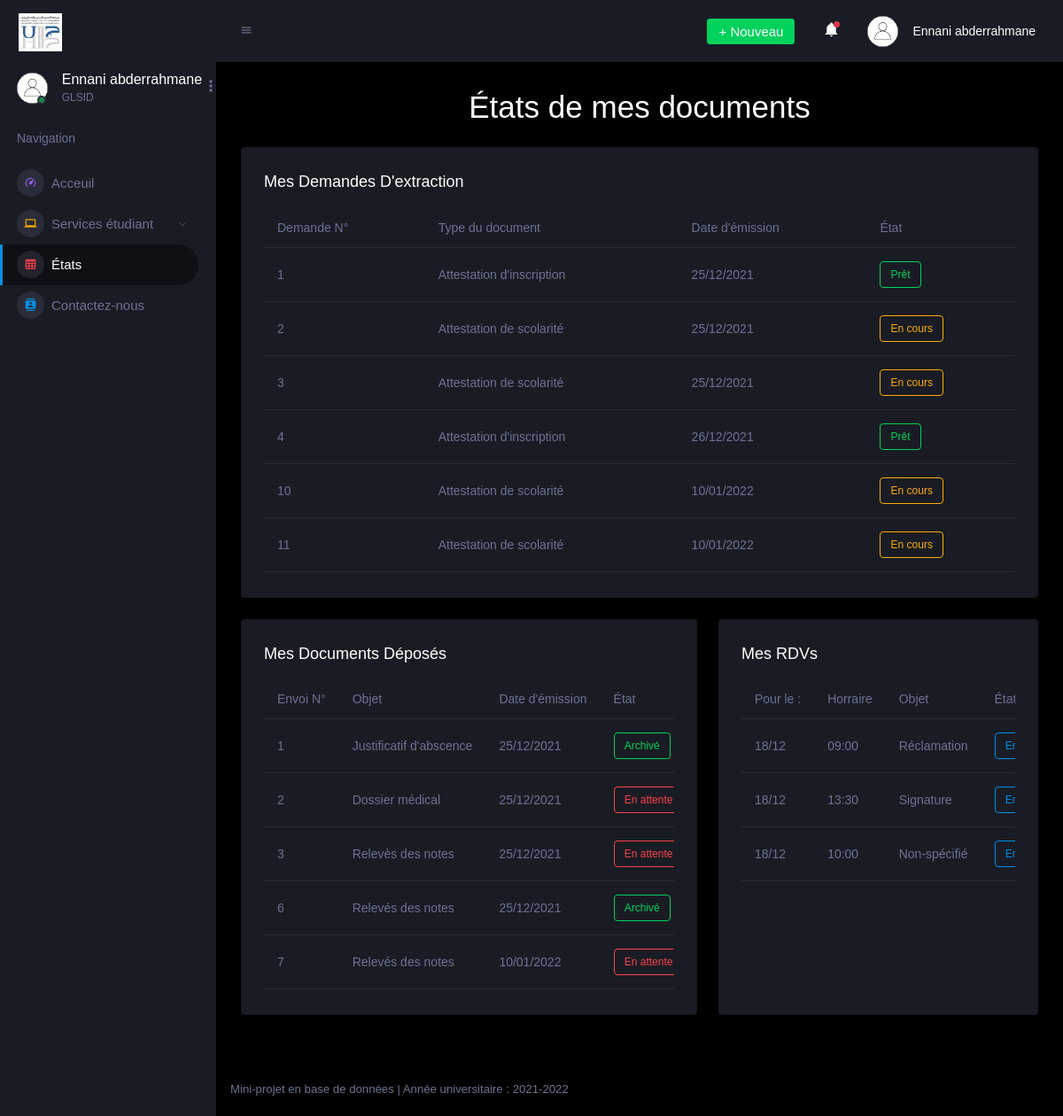
Screenshot of /Dashboard/student/pages/status.php (signed in) with the database file from the repository.
### tables this page shows
CREATE TABLE `etudiant` (
  `IDETUD` varchar(50) NOT NULL,
  `CINE` varchar(50) NOT NULL,
  `NOMETU` varchar(80) DEFAULT NULL,
  `PRENOMETUD` varchar(80) DEFAULT NULL,
  `idFiliere` int(11) DEFAULT NULL,
  `EmailEtud` varchar(100) NOT NULL,
  `PassEtud` varchar(100) NOT NULL,
  `statutCmp` tinyint(1) NOT NULL,
  `PAYS` varchar(100) DEFAULT NULL,
  `VILLE` varchar(100) DEFAULT NULL,
  `ADRESSE` varchar(100) DEFAULT NULL,
  `DATENAISSANCE` date DEFAULT NULL,
  `SEXE` char(1) NOT NULL
);

CREATE TABLE `filiere` (
  `idFiliere` int(11) NOT NULL,
  `filiere` varchar(50) NOT NULL,
  `idDepartement` varchar(5) NOT NULL
);

CREATE TABLE `documentextrait` (
  `IDDOC` int(11) NOT NULL,
  `IDETUD` varchar(50) NOT NULL,
  `IDTYPEDOC` int(11) NOT NULL,
  `DATEREDACTION` date DEFAULT NULL,
  `STATUS` varchar(50) DEFAULT NULL
);

CREATE TABLE `typedocument` (
  `IDTYPEDOC` int(11) NOT NULL,
  `INTITULETYPE` varchar(100) DEFAULT NULL
);

CREATE TABLE `documentdepose` (
  `IDDOCDEPO` int(11) NOT NULL,
  `IDETUD` varchar(50) DEFAULT NULL,
  `DATEDEPO` date DEFAULT NULL,
  `LIBELLE` varchar(100) DEFAULT NULL,
  `STATUS` int(11) DEFAULT NULL,
  `TAILLE` int(11) DEFAULT NULL,
  `LINK` varchar(255) NOT NULL
);

CREATE TABLE `rdv` (
  `IDRDV` int(11) NOT NULL,
  `IDETUD` varchar(50) NOT NULL,
  `IDTYPERDV` int(11) NOT NULL,
  `DATERDV` date DEFAULT NULL,
  `STATUS` tinyint(1) DEFAULT NULL,
  `HEURERDV` varchar(15) DEFAULT NULL
);

CREATE TABLE `typerdv` (
  `IDTYPERDV` int(11) NOT NULL,
  `INTITULETYPERDV` varchar(100) DEFAULT NULL
);

### Dashboard/student/data/function.php (called while the page is built, shortened)
<?php
function functions($type,$id){
    $sql["user"]="select NOMETU, PRENOMETUD, filiere from etudiant LEFT JOIN filiere ON etudiant.idFiliere=filiere.idFiliere where IDETUD=\"$id\"";
    $sql["userData"]="SELECT NOMETU,PRENOMETUD,SEXE,DATENAISSANCE,CINE, IDETUD, filiere, idDepartement, ADRESSE, VILLE, PAYS FROM etudiant LEFT JOIN filiere ON etudiant.idFiliere=filiere.idFiliere WHERE IDETUD=\"$id\"";
    $sql["loadRdv"]="SELECT DATERDV, INTITULETYPERDV, `HEURERDV` FROM rdv LEFT JOIN typerdv ON rdv.`IDTYPERDV`=typerdv.`IDTYPERDV` WHERE `STATUS`=0 AND IDETUD=\"$id\" LIMIT 3";
    $sql["loadRdvExt"]="SELECT DATERDV, INTITULETYPERDV, `HEURERDV`,`STATUS` FROM rdv LEFT JOIN typerdv ON rdv.`IDTYPERDV`=typerdv.`IDTYPERDV` WHERE IDETUD=\"$id\"";
    $sql["loadDoc"]="SELECT IDDOC,INTITULETYPE, DATEREDACTION, STATUS FROM documentextrait LEFT JOIN typedocument ON documentextrait.IDTYPEDOC=typedocument.IDTYPEDOC WHERE IDETUD=\"$id\" ORDER BY IDDOC LIMIT 3";
    $sql["loadDocExt"]="SELECT IDDOC,INTITULETYPE, DATEREDACTION, STATUS FROM documentextrait LEFT JOIN typedocument ON documentextrait.IDTYPEDOC=typedocument.IDTYPEDOC WHERE IDETUD=\"$id\" ORDER BY IDDOC";
    $sql["loadDocDepo"]="SELECT IDDOCDEPO, LIBELLE, STATUS, DATEDEPO FROM documentdepose WHERE IDETUD=\"$id\"";
    $sql["getLastDocReady"]="SELECT IDDOC FROM documentextrait WHERE IDETUD=\"$id\" AND STATUS=0 ORDER BY DATEREDACTION DESC LIMIT 2";
    $sql["getDocList"]="SELECT * FROM typedocument";
    return $sql[$type];
}
function exeFunc($type,$id){
    $result = mysqli_query($conex, functions($type,$id));
    return $result;
}
function oneWord($str){
    return explode(" ",$str)[0];
}
function shortDate($date){
    $dateArr=explode("-",$date);
    return $dateArr[2]."/".$dateArr[1];
}
function longDate($date){
    $dateArr=explode("-",$date);
    return $dateArr[2]."/".$dateArr[1]."/".$dateArr[0];
}
?>

### Dashboard/student/pages/status.php (the view, shortened to what this page needs)
<?php
            if(isset($_SESSION['email']) and isset($_SESSION['idEt'])){
?>
<!DOCTYPE html>
<html lang="fr">
  <head>
  </head>
  <body>
    <div class="container-scroller">
      <?php include("../partials/_sidebar.php")?>
      <div class="container-fluid page-body-wrapper">
        <?php include("../partials/_navbar.php")?>
        <div class="main-panel">
          <div class="content-wrapper">
            <div class="row">
              <h1 class="title mb-4 text-center">États de mes documents</h1>
            </div>
            <div class="row">
              <div class="col-md-12 grid-margin stretch-card">
                <div class="card">
                  <div class="card-body">
                    <h4 class="card-title">Mes demandes d'extraction</h4>
                    <div class="table-responsive">
                      <table class="table">
                        <thead>
                          <tr>
                            <th> Demande N° </th>
                            <th> Type du document </th>
                            <th> Date d'émission </th>
                            <th> État </th>
                          </tr>
                        </thead>
                        <tbody>
                            <?php
                            $result = exeFunc("loadDocExt", $_SESSION['idEt']);
                            if (!mysqli_num_rows($result)) echo "Rien à voir ici";
                            else
                              while ($row = mysqli_fetch_assoc($result)) { ?>
                              <tr>
                                <td> <?=$row['IDDOC']?> </td>
                                <td> <?=$row['INTITULETYPE']?> </td>
                                <td> <?=longDate($row['DATEREDACTION'])?> </td>
                                <td>
                                <?php
                                if($row['IDDOC']==1){
                                if($row['STATUS']==0){
                                    echo"<a href='../Document/inscrire.php'><div  class='badge badge-outline-success'>Prêt</div>";
                                   }else if($row['STATUS']==1){
                                   echo" <div class='badge badge-outline-warning'>En cours</div>";
                                   } else{
                                    echo" <div class='badge badge-outline-danger'>Refuser</div>";
                                   }
                                  }
                                  else if($row['IDDOC']==2){
                                    if($row['STATUS']==0){
                                        echo"<a href='../Document/School.php'><div  class='badge badge-outline-success'>Prêt</div>";
                                       }else if($row['STATUS']==1){
                                       echo" <div class='badge badge-outline-warning'>En cours</div>";
                                       } else{
                                        echo" <div class='badge badge-outline-danger'>Refuser</div>";
                                       }
                                      }else{
                                        if($row['STATUS']==0){
                                          echo"<a href='#'><div  class='badge badge-outline-success'>Prêt</div>";
                                         }else if($row['STATUS']==1){
                                         echo" <div class='badge badge-outline-warning'>En cours</div>";
                                         } else{
                                          echo" <div class='badge badge-outline-danger'>Refuser</div>";
                                         }
                                      }
                                   ?>
                          </td>
                              </tr>
                            <?php } ?>
                          </tbody>
                      </table>
                    </div>
                  </div>
                </div>
              </div>
            </div>
            <div class="row">
              <div class="col-md-7 grid-margin stretch-card">
                <div class="card">
                  <div class="card-body">
                    <h4 class="card-title">Mes documents déposés</h4>
                    <div class="table-responsive">
                      <table class="table">
                        <thead>
                          <tr>
                            <th> Envoi N° </th>
                            <th> Objet </th>
                            <th> Date d'émission </th>
                            <th> État </th>
                          </tr>
                        </thead>
                        <tbody>
                        <?php
                            $result = exeFunc("loadDocDepo", $_SESSION['idEt']);
                            if (!mysqli_num_rows($result)) echo "Rien à voir ici";
                            else
                              while ($row = mysqli_fetch_assoc($result)) { ?>
                          <tr>
                            <td> <?=$row['IDDOCDEPO']?> </td>
                            <td> <?=$row['LIBELLE']?> </td>
                            <td> <?=longDate($row['DATEDEPO'])?> </td>
                            <td>
                              <?php if($row['STATUS']==0){ ?>
                              <div class="badge badge-outline-success">Archivé</div>
                              <?php }else{?>
                                <div class="badge badge-outline-danger">En attente</div>
                              <?php }?>
                            </td>
                          </tr>
                          <?php } ?>
                        </tbody>
                      </table>
                    </div>
                  </div>
                </div>
              </div>
              <div class="col-md-5 grid-margin stretch-card">
                <div class="card">
                  <div class="card-body">
                    <h4 class="card-title">Mes RDVs</h4>
                    <div class="table-responsive">
                      <table class="table">
                        <thead>
                          <tr>
                            <th> Pour le :</th>
                            <th> Horraire </th>
                            <th> Objet </th>
                            <th> État </th>
                          </tr>
                        </thead>
                        <tbody>
                        <?php
                          $result=exeFunc("loadRdvExt",$_SESSION['idEt']);
                          if(! mysqli_num_rows($result)) echo "Rien à voir ici";
                          else
                          while($row=mysqli_fetch_assoc($result)){ ?>
                          <tr>
                            <td> <?=shortDate($row['DATERDV'])?> </td>
                            <td> <?=$row['HEURERDV']?> </td>
                            <td> <?=oneWord($row['INTITULETYPERDV'])?>  </td>
                            <td>
                              <?php
                              if($row['STATUS']==0){
                              echo"<div class='badge badge-outline-primary'>En cours</div>";
                              }else if($row['STATUS']==1){
                              echo"<div class='badge badge-outline-warning'>Rejeté</div>";
                              }else{
                                echo"<div class='badge badge-outline-danger'>Rejeté</div>";
                              }
                                ?>
                            </td>
                          </tr>
                        <?php } ?>
                        </tbody>
                      </table>
                    </div>
                  </div>
                </div>
              </div>
            </div>
          </div>
        </div>
      </div>
    </div>
  </body>
</html>
<?php
    }
    else{
            header("location:../../../identifier.php");
        }
?>

### Dashboard/student/partials/_sidebar.php (shortened to what this page needs)
<?php
            if(isset($_SESSION['email']) and isset($_SESSION['idEt'])){
            require_once('../data/function.php');
              $result = exeFunc("user", $_SESSION['idEt']);
              if ($result->num_rows > 0) {
                $data = $result->fetch_assoc();
?>
<nav class="sidebar sidebar-offcanvas" id="sidebar">
  <div class="sidebar-brand-wrapper d-none d-lg-flex align-items-center justify-content-center fixed-top">
    <a class="sidebar-brand brand-logo" href="../index.php"><img src="../assets/images/logo.png" alt="logo" /></a>
  </div>
  <ul class="nav">
    <li class="nav-item profile">
      <div class="profile-desc">
        <div class="profile-pic">
          <div class="count-indicator">
            <img class="img-xs rounded-circle " src="../assets/images/user.png" alt="">
            <span class="count bg-success"></span>
          </div>
          <div class="profile-name">
            <h5 class="mb-0 font-weight-normal"><?=$data['NOMETU'].' '.$data['PRENOMETUD']?></h5>
            <span><?=$data['filiere']?></span>
          </div>
        </div>
        <a href="#" id="profile-dropdown" data-bs-toggle="dropdown"><i class="mdi mdi-dots-vertical"></i></a>
      </div>
    </li>
    <li class="nav-item nav-category">
      <span class="nav-link">Navigation</span>
    </li>
    <li class="nav-item menu-items">
      <a class="nav-link" href="../index.php">
        <span class="menu-icon">
          <i class="mdi mdi-speedometer"></i>
        </span>
        <span class="menu-title">Acceuil</span>
      </a>
    </li>
    <li class="nav-item menu-items">
      <a class="nav-link" data-bs-toggle="collapse" href="#ui-basic" aria-expanded="false" aria-controls="ui-basic">
        <span class="menu-icon">
          <i class="mdi mdi-laptop"></i>
        </span>
        <span class="menu-title">Services étudiant</span>
        <i class="menu-arrow"></i>
      </a>
    </li>
    <li class="nav-item menu-items">
      <a class="nav-link" href="status.php">
        <span class="menu-icon">
          <i class="mdi mdi-table-large"></i>
        </span>
        <span class="menu-title">États</span>
      </a>
    </li>
    <li class="nav-item menu-items">
      <a class="nav-link" href="contact.php">
        <span class="menu-icon">
          <i class="mdi mdi-contacts"></i>
        </span>
        <span class="menu-title">Contactez-nous</span>
      </a>
    </li>
  </ul>
</nav>
<?php
        }
    }
    else{
            header("location:../../../identifier.php");
        }
?>

### Dashboard/student/partials/_navbar.php (shortened to what this page needs)
<?php
       if(isset($_SESSION['email']) and isset($_SESSION['idEt'])){
           require_once('../data/function.php');
           $result=exeFunc("user",$_SESSION['idEt']);
           if ($result->num_rows>0) {
           $data=$result->fetch_assoc();
?>
<nav class="navbar p-0 fixed-top d-flex flex-row">
  <div class="navbar-menu-wrapper flex-row d-flex align-items-stretch">
    <button class="navbar-toggler navbar-toggler align-self-center" type="button" data-toggle="minimize">
      <span class="mdi mdi-menu"></span>
    </button>
    <ul class="navbar-nav navbar-nav-right">
      <li class="nav-item dropdown d-none d-lg-block">
        <a class="nav-link btn btn-success create-new-button" id="createbuttonDropdown" data-bs-toggle="dropdown" aria-expanded="false" href="#">+ Nouveau</a>
      </li>
      <li class="nav-item dropdown border-left">
        <a class="nav-link count-indicator dropdown-toggle" id="notificationDropdown" href="#" data-bs-toggle="dropdown">
          <i class="mdi mdi-bell"></i>
          <span class="count bg-danger"></span>
        </a>
      </li>
      <li class="nav-item dropdown">
        <a class="nav-link" id="profileDropdown" href="#" data-bs-toggle="dropdown">
          <div class="navbar-profile">
            <img class="img-xs rounded-circle" src="../assets/images/user.png" alt="">
            <p class="mb-0 d-none d-sm-block navbar-profile-name"><?=$data['NOMETU'].' '.$data['PRENOMETUD']?></p>
          </div>
        </a>
      </li>
    </ul>
  </div>
</nav>
<?php
        }
    }
    else{
            header("location:../../../identifier.php");
        }
?>

### rows the page displays
etudiant: NOMETU "Ennani", PRENOMETUD "abderrahmane", idFiliere.filiere "GLSID"
documentextrait: IDDOC "1", IDTYPEDOC.INTITULETYPE "Attestation d'inscription", DATEREDACTION "25/12/2021", STATUS "Prêt"
documentextrait: IDDOC "2", IDTYPEDOC.INTITULETYPE "Attestation de scolarité", DATEREDACTION "25/12/2021", STATUS "En cours"
documentextrait: IDDOC "3", IDTYPEDOC.INTITULETYPE "Attestation de scolarité", DATEREDACTION "25/12/2021", STATUS "En cours"
documentextrait: IDDOC "4", IDTYPEDOC.INTITULETYPE "Attestation d'inscription", DATEREDACTION "26/12/2021", STATUS "Prêt"
documentextrait: IDDOC "10", IDTYPEDOC.INTITULETYPE "Attestation de scolarité", DATEREDACTION "10/01/2022", STATUS "En cours"
documentextrait: IDDOC "11", IDTYPEDOC.INTITULETYPE "Attestation de scolarité", DATEREDACTION "10/01/2022", STATUS "En cours"
documentdepose: IDDOCDEPO "1", LIBELLE "Justificatif d'abscence", DATEDEPO "25/12/2021", STATUS "Archivé"
documentdepose: IDDOCDEPO "2", LIBELLE "Dossier médical", DATEDEPO "25/12/2021", STATUS "En attente"
documentdepose: IDDOCDEPO "3", LIBELLE "Relevès des notes", DATEDEPO "25/12/2021", STATUS "En attente"
documentdepose: IDDOCDEPO "6", LIBELLE "Relevés des notes", DATEDEPO "25/12/2021", STATUS "Archivé"
documentdepose: IDDOCDEPO "7", LIBELLE "Relevés des notes", DATEDEPO "10/01/2022", STATUS "En attente"
rdv: DATERDV "18/12", HEURERDV "09:00", IDTYPERDV.INTITULETYPERDV "Réclamation", STATUS "En cours"
rdv: DATERDV "18/12", HEURERDV "13:30", IDTYPERDV.INTITULETYPERDV "Signature", STATUS "En cours"
rdv: DATERDV "18/12", HEURERDV "10:00", IDTYPERDV.INTITULETYPERDV "Non-spécifié", STATUS "En cours"
